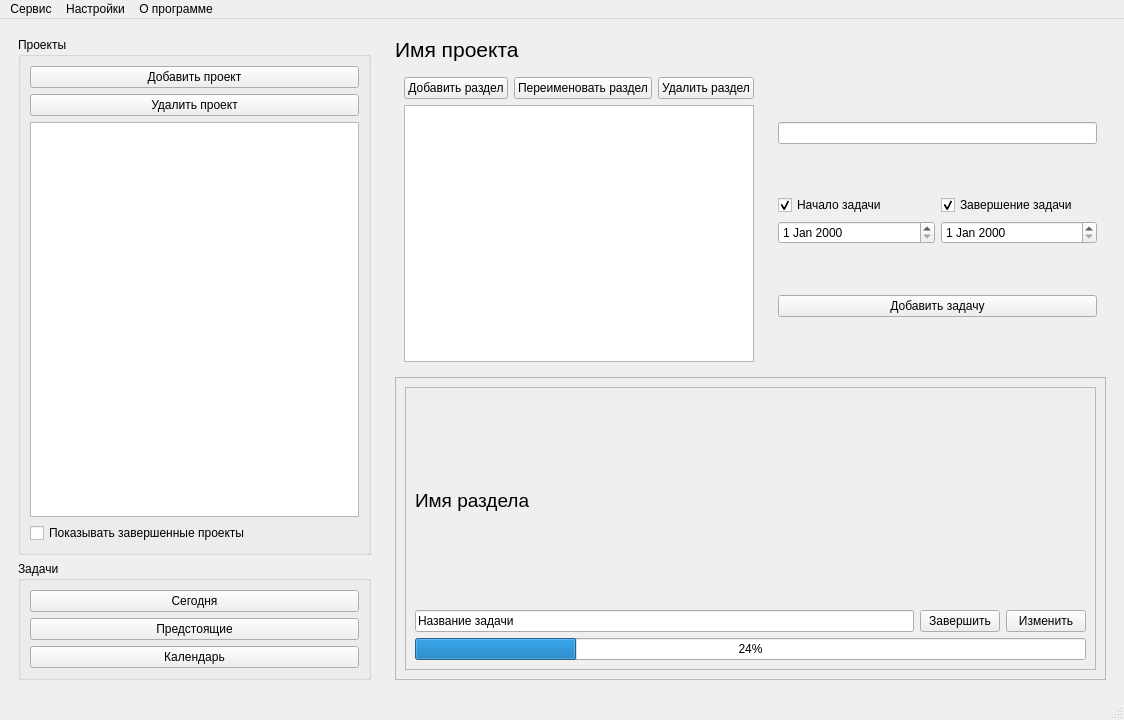
<?xml version="1.0" encoding="UTF-8"?>
<ui version="4.0">
 <class>MainWindow</class>
 <widget class="QMainWindow" name="MainWindow">
  <property name="geometry">
   <rect>
    <x>0</x>
    <y>0</y>
    <width>1124</width>
    <height>720</height>
   </rect>
  </property>
  <property name="windowTitle">
   <string>MainWindow</string>
  </property>
  <widget class="QWidget" name="centralwidget">
   <layout class="QHBoxLayout" name="horizontalLayout_5">
    <item>
     <widget class="QWidget" name="widget" native="true">
      <property name="maximumSize">
       <size>
        <width>371</width>
        <height>16777215</height>
       </size>
      </property>
      <layout class="QVBoxLayout" name="verticalLayout_3">
       <item>
        <widget class="QGroupBox" name="groupBox">
         <property name="title">
          <string>Проекты</string>
         </property>
         <layout class="QVBoxLayout" name="verticalLayout_2">
          <item>
           <widget class="QPushButton" name="pushButton">
            <property name="text">
             <string>Добавить проект</string>
            </property>
           </widget>
          </item>
          <item>
           <widget class="QPushButton" name="pushButton_2">
            <property name="text">
             <string>Удалить проект</string>
            </property>
           </widget>
          </item>
          <item>
           <widget class="QListView" name="listView"/>
          </item>
          <item>
           <widget class="QCheckBox" name="checkBox">
            <property name="text">
             <string>Показывать завершенные проекты</string>
            </property>
           </widget>
          </item>
         </layout>
        </widget>
       </item>
       <item>
        <widget class="QGroupBox" name="groupBox_2">
         <property name="title">
          <string>Задачи</string>
         </property>
         <layout class="QVBoxLayout" name="verticalLayout">
          <item>
           <widget class="QPushButton" name="pushButton_3">
            <property name="text">
             <string>Сегодня</string>
            </property>
           </widget>
          </item>
          <item>
           <widget class="QPushButton" name="pushButton_4">
            <property name="text">
             <string>Предстоящие</string>
            </property>
           </widget>
          </item>
          <item>
           <widget class="QPushButton" name="pushButton_5">
            <property name="text">
             <string>Календарь</string>
            </property>
           </widget>
          </item>
         </layout>
        </widget>
       </item>
      </layout>
     </widget>
    </item>
    <item>
     <widget class="QWidget" name="widget_2" native="true">
      <layout class="QVBoxLayout" name="verticalLayout_10">
       <item>
        <widget class="QLabel" name="label">
         <property name="font">
          <font>
           <pointsize>16</pointsize>
          </font>
         </property>
         <property name="text">
          <string>Имя проекта</string>
         </property>
        </widget>
       </item>
       <item>
        <layout class="QHBoxLayout" name="horizontalLayout_3">
         <item>
          <widget class="QWidget" name="widget_3" native="true">
           <layout class="QVBoxLayout" name="verticalLayout_4">
            <item>
             <layout class="QHBoxLayout" name="horizontalLayout">
              <item>
               <widget class="QPushButton" name="pushButton_6">
                <property name="text">
                 <string>Добавить раздел</string>
                </property>
               </widget>
              </item>
              <item>
               <widget class="QPushButton" name="pushButton_7">
                <property name="text">
                 <string>Переименовать раздел</string>
                </property>
               </widget>
              </item>
              <item>
               <widget class="QPushButton" name="pushButton_8">
                <property name="text">
                 <string>Удалить раздел</string>
                </property>
               </widget>
              </item>
             </layout>
            </item>
            <item>
             <widget class="QListView" name="listView_2"/>
            </item>
           </layout>
          </widget>
         </item>
         <item>
          <widget class="QWidget" name="widget_4" native="true">
           <layout class="QVBoxLayout" name="verticalLayout_7">
            <item>
             <widget class="QLineEdit" name="lineEdit"/>
            </item>
            <item>
             <layout class="QHBoxLayout" name="horizontalLayout_2">
              <item>
               <layout class="QVBoxLayout" name="verticalLayout_5">
                <item>
                 <widget class="QCheckBox" name="checkBox_2">
                  <property name="text">
                   <string>Начало задачи</string>
                  </property>
                  <property name="checked">
                   <bool>true</bool>
                  </property>
                 </widget>
                </item>
                <item>
                 <widget class="QDateEdit" name="dateEdit">
                  <property name="currentSection">
                   <enum>QDateTimeEdit::DaySection</enum>
                  </property>
                 </widget>
                </item>
               </layout>
              </item>
              <item>
               <layout class="QVBoxLayout" name="verticalLayout_6">
                <item>
                 <widget class="QCheckBox" name="checkBox_3">
                  <property name="text">
                   <string>Завершение задачи</string>
                  </property>
                  <property name="checked">
                   <bool>true</bool>
                  </property>
                 </widget>
                </item>
                <item>
                 <widget class="QDateEdit" name="dateEdit_2"/>
                </item>
               </layout>
              </item>
             </layout>
            </item>
            <item>
             <widget class="QPushButton" name="pushButton_9">
              <property name="text">
               <string>Добавить задачу</string>
              </property>
             </widget>
            </item>
           </layout>
          </widget>
         </item>
        </layout>
       </item>
       <item>
        <widget class="QScrollArea" name="scrollArea">
         <property name="widgetResizable">
          <bool>true</bool>
         </property>
         <widget class="QWidget" name="scrollAreaWidgetContents">
          <property name="geometry">
           <rect>
            <x>0</x>
            <y>0</y>
            <width>709</width>
            <height>301</height>
           </rect>
          </property>
          <layout class="QVBoxLayout" name="verticalLayout_9">
           <item>
            <widget class="QFrame" name="frame">
             <property name="frameShape">
              <enum>QFrame::StyledPanel</enum>
             </property>
             <property name="frameShadow">
              <enum>QFrame::Raised</enum>
             </property>
             <layout class="QVBoxLayout" name="verticalLayout_8">
              <item>
               <widget class="QLabel" name="label_2">
                <property name="font">
                 <font>
                  <pointsize>14</pointsize>
                 </font>
                </property>
                <property name="text">
                 <string>Имя раздела</string>
                </property>
               </widget>
              </item>
              <item>
               <layout class="QHBoxLayout" name="horizontalLayout_4">
                <item>
                 <widget class="QLineEdit" name="lineEdit_2">
                  <property name="text">
                   <string>Название задачи</string>
                  </property>
                  <property name="frame">
                   <bool>true</bool>
                  </property>
                  <property name="dragEnabled">
                   <bool>false</bool>
                  </property>
                  <property name="readOnly">
                   <bool>false</bool>
                  </property>
                  <property name="clearButtonEnabled">
                   <bool>false</bool>
                  </property>
                 </widget>
                </item>
                <item>
                 <widget class="QPushButton" name="pushButton_10">
                  <property name="text">
                   <string>Завершить</string>
                  </property>
                 </widget>
                </item>
                <item>
                 <widget class="QPushButton" name="pushButton_11">
                  <property name="text">
                   <string>Изменить</string>
                  </property>
                 </widget>
                </item>
               </layout>
              </item>
              <item>
               <widget class="QProgressBar" name="progressBar">
                <property name="value">
                 <number>24</number>
                </property>
               </widget>
              </item>
             </layout>
            </widget>
           </item>
          </layout>
         </widget>
        </widget>
       </item>
      </layout>
     </widget>
    </item>
   </layout>
  </widget>
  <widget class="QMenuBar" name="menubar">
   <property name="geometry">
    <rect>
     <x>0</x>
     <y>0</y>
     <width>1124</width>
     <height>21</height>
    </rect>
   </property>
   <widget class="QMenu" name="menu">
    <property name="title">
     <string>Сервис</string>
    </property>
    <addaction name="action"/>
    <addaction name="action_2"/>
    <addaction name="separator"/>
    <addaction name="action_4"/>
    <addaction name="action_5"/>
    <addaction name="action_6"/>
   </widget>
   <widget class="QMenu" name="menu_2">
    <property name="title">
     <string>Настройки</string>
    </property>
    <addaction name="action_7"/>
   </widget>
   <widget class="QMenu" name="menu_3">
    <property name="title">
     <string>О программе</string>
    </property>
   </widget>
   <addaction name="menu"/>
   <addaction name="menu_2"/>
   <addaction name="menu_3"/>
  </widget>
  <widget class="QStatusBar" name="statusbar"/>
  <action name="action">
   <property name="text">
    <string>Импортировать данные из БД</string>
   </property>
  </action>
  <action name="action_2">
   <property name="text">
    <string>Экспортировать данные в БД</string>
   </property>
  </action>
  <action name="action_4">
   <property name="text">
    <string>Создать резервную копию БД</string>
   </property>
  </action>
  <action name="action_5">
   <property name="text">
    <string>Восстановить БД из резервной копии</string>
   </property>
  </action>
  <action name="action_6">
   <property name="text">
    <string>Очистить БД...</string>
   </property>
  </action>
  <action name="action_7">
   <property name="text">
    <string>Подключение к БД</string>
   </property>
  </action>
 </widget>
 <resources/>
 <connections/>
</ui>
